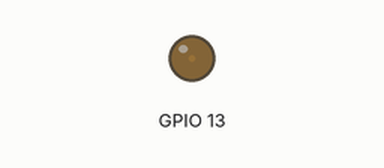
Bench run of a sketch on a simulated ESP32. Parts: output pins drawn as LEDs (lit = HIGH). What the sketch prints to the serial monitor is not drawn.

Above: at 0.55 s.
At 6.75 s:
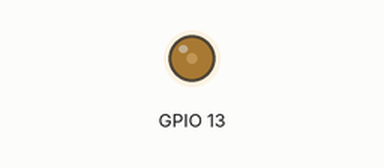
At 13.05 s:
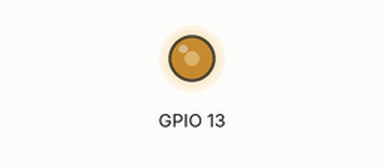
At 25.55 s:
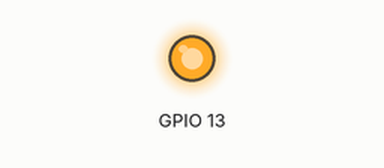
Timing chart, 0 to 33.1 s (numbered marks = the images above):
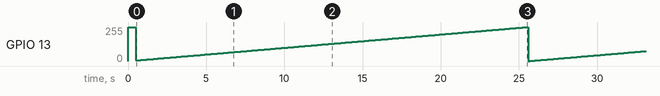

Measured:
- by itself, GPIO 13: ramps from 0/255 to 255/255 and jumps back, once every 25.1 s

The sketch:

analogWrite_for_PWM.ino
```cpp
#include "RTClib.h"

void setup() {
  // put your setup code here, to run once:
  Serial.begin(115200);
  while(!Serial && millis() < 5000);
  Serial.print("\n\nPWM Example\n\n");
  pinMode(13,OUTPUT);
  digitalWrite(13,HIGH);
  delay(500);
}

void loop() {
  // put your main code here, to run repeatedly:
  int bright = (millis()/100) % 256;
  Serial.printf("%d, %d\n", bright, digitalRead(13) * 255);
  analogWrite(13,bright);
  delay(10);

}
```
